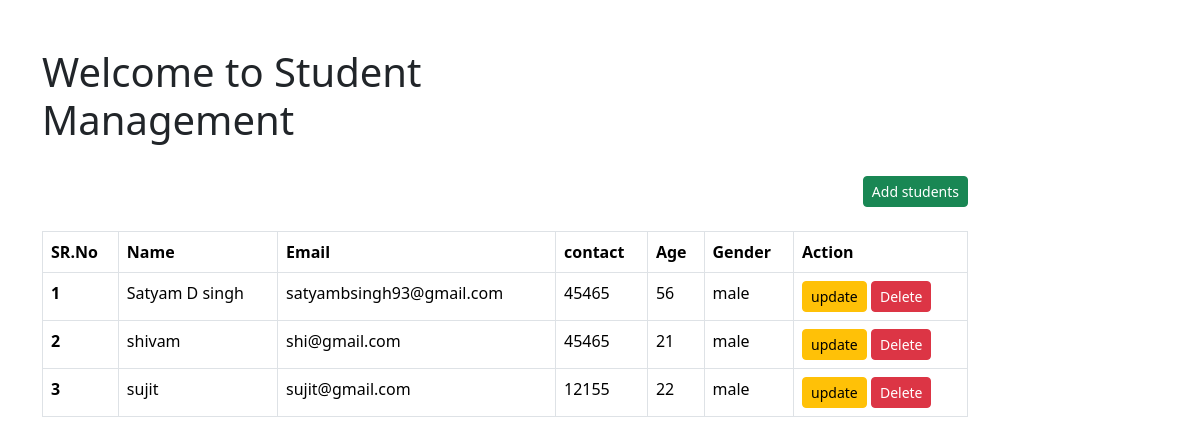
/students, run on the app's committed database.
### student/models.py (models this page shows, shortened)
class Student(models.Model):
    name=models.CharField(max_length=50)
    email= models.EmailField()
    contact =models.CharField(max_length=11)
    age=models.IntegerField()
    gender = models.CharField(max_length=10)

### student/views.py (the view)
# urls.py: path('students',getStudentsList,name='student-list'),
def getStudentsList(request):
    students = Student.objects.all()
    context={
        'student_list':students,
    }
    return render(request,'home.html',context)

### student/templates/home.html (shortened to what this page needs)
<!doctype html>
<html lang="en">
  <head>
    <link href="https://cdn.jsdelivr.net/npm/bootstrap@5.3.1/dist/css/bootstrap.min.css" rel="stylesheet">
  </head>
  <body>
    <div class="container mt-5">
        <div class="row">
            <div class="col-md-6 col-sm-11 "><h1 class="">Welcome to Student Management</h1></div>
            <div class="col-md-10 col-sm-12">
                <a href="{% url 'create-student' %}"class="btn btn-sm btn-success float-end my-4">Add students</a>
                <table class="table table-bordered">
                    <thead>
                      <tr>
                        <th scope="col">SR.No</th>
                        <th scope="col">Name</th>
                        <th scope="col">Email</th>
                        <th scope="col">contact</th>
                        <th scope="col">Age</th>
                        <th scope="col">Gender</th>
                        <th scope="col">Action</th>
                      </tr>
                    </thead>
                    <tbody>
                        {% for student in student_list %}
                        <tr>
                            <th scope="row">{{forloop.counter}}</th>
                            <td>{{student.name}}</td>
                            <td>{{student.email}}</td>
                            <td>{{student.contact}}</td>
                            <td>{{student.age}}</td>
                            <td>{{student.gender}}</td>
                            <td>
                              <a href="{% url 'update-student' student.id %}" class="btn btn-sm btn-warning">update</a>
                              <a href="{% url 'delete-student' student.id %}" class="btn btn-sm btn-danger">Delete</a>
                            </td>
                        </tr>
                      {% endfor %}
                    </tbody>
                  </table>
            </div>
        </div>
    </div>
  </body>
</html>

### data on the page
Student: name "Satyam D singh", email "satyambsingh93@gmail.com", contact "45465", age "56", gender "male"
Student: name "shivam", email "shi@gmail.com", contact "45465", age "21", gender "male"
Student: name "sujit", email "sujit@gmail.com", contact "12155", age "22", gender "male"
